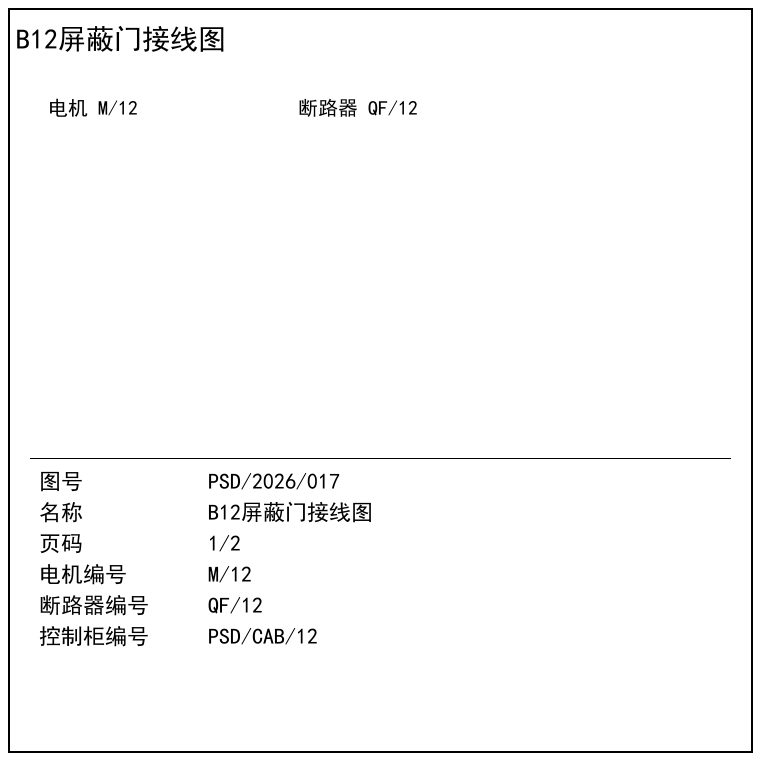
#> input picture data/adversarial/ADV01.png, 760 x 760 px
$ python -i preprocess.py   (imports and definitions only)
#> lines starting #> are read from the running program, lines starting #| are printed output that depends on the picture; after the words box and inside, x2 and y2 are one past the last pixel; in counts of white or black regions, pixels touching at a corner belong together
#> further down, picture is the input picture: shape (760, 760, 3); min 0, max 255, mean 248.5
from __future__ import annotations

from pathlib import Path
from typing import List

import cv2
import numpy as np

from src.vision.schemas import ProcessedImage

# Fixed, sensible application order regardless of the order operations were
# requested in — e.g. deskewing after binarizing works better than before.
_ORDER = ["shadow_remove", "denoise", "binarize", "deskew", "perspective_correct", "resize"]


# [27 lines left out: functions denoise, binarize, deskew, shadow_remove, not called in this run]


def perspective_correct(image: np.ndarray) -> np.ndarray:
    """Best-effort: find the largest 4-point contour and warp it to fill the
    frame. Real cv2 code, but untested against any real skewed-photo sample
    in this repo (only synthetic, already-rectangular drawings exist) — if
    no clean quadrilateral is found, returns the image unchanged rather than
    guessing at corners.
    """
    gray = cv2.cvtColor(image, cv2.COLOR_BGR2GRAY) if image.ndim == 3 else image
    edges = cv2.Canny(gray, 50, 150)
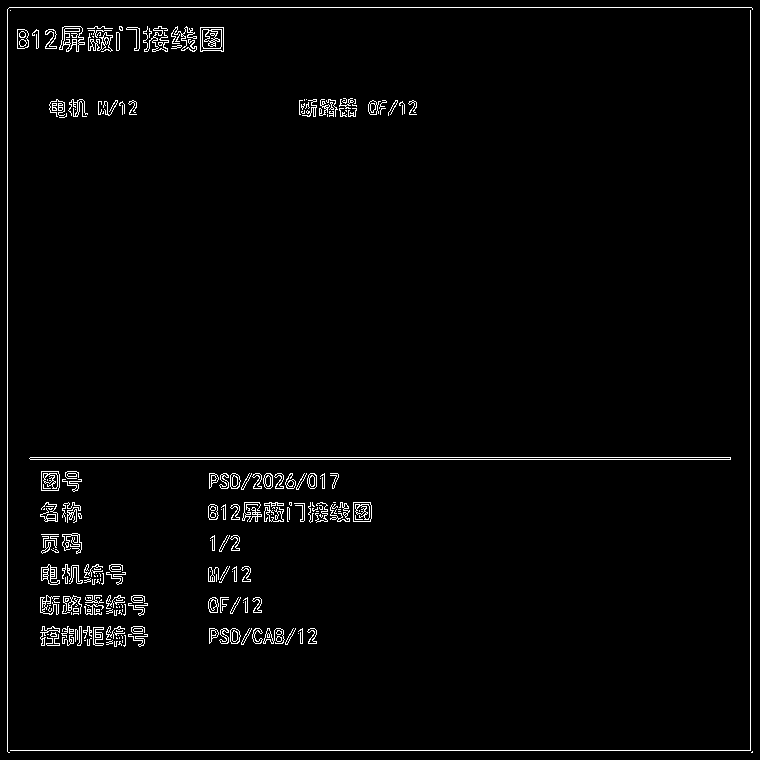
#> edges: shape (760, 760); 2.2% white in thin lines or dots
    contours, _ = cv2.findContours(edges, cv2.RETR_LIST, cv2.CHAIN_APPROX_SIMPLE)
#> contours = 439 contours, 300 with area under 20; largest, box (x1, y1, x2, y2) and area: (29, 457, 731, 460) 1401, (29, 457, 731, 460) 1400, (200, 27, 224, 52) 534, (200, 27, 224, 52) 530, (59, 26, 85, 52) 395
    if not contours:
        return image
    largest = max(contours, key=cv2.contourArea)
#> largest = [[30, 457], [29, 458], [30, 459], [730, 459], [730, 457]]
    peri = cv2.arcLength(largest, True)
#> peri = 1404.8
    approx = cv2.approxPolyDP(largest, 0.02 * peri, True)
#> approx = [[29, 458], [730, 459]]
    if len(approx) != 4 or cv2.contourArea(approx) < 0.3 * gray.shape[0] * gray.shape[1]:
        return image
    pts = approx.reshape(4, 2).astype("float32")
    s = pts.sum(axis=1)
    diff = np.diff(pts, axis=1)
    ordered = np.array([pts[np.argmin(s)], pts[np.argmin(diff)], pts[np.argmax(s)], pts[np.argmax(diff)]], dtype="float32")
    w = int(max(np.linalg.norm(ordered[0] - ordered[1]), np.linalg.norm(ordered[2] - ordered[3])))
    h = int(max(np.linalg.norm(ordered[0] - ordered[3]), np.linalg.norm(ordered[1] - ordered[2])))
    if w < 10 or h < 10:
        return image
    dst = np.array([[0, 0], [w - 1, 0], [w - 1, h - 1], [0, h - 1]], dtype="float32")
    matrix = cv2.getPerspectiveTransform(ordered, dst)
    return cv2.warpPerspective(image, matrix, (w, h))


def resize(image: np.ndarray, scale: float = 2.0) -> np.ndarray:
    h, w = image.shape[:2]
    return cv2.resize(image, (int(w * scale), int(h * scale)), interpolation=cv2.INTER_CUBIC)


_OPS = {
    "denoise": lambda img, angle: denoise(img),
    "binarize": lambda img, angle: binarize(img),
    "deskew": lambda img, angle: deskew(img, angle),
    "shadow_remove": lambda img, angle: shadow_remove(img),
    "perspective_correct": lambda img, angle: perspective_correct(img),
    "resize": lambda img, angle: resize(img),
}


# [25 lines that did not run here, left out]

>>> import cv2
>>> picture = cv2.imread('../../data/adversarial/ADV01.png')
>>> result = perspective_correct(picture)
